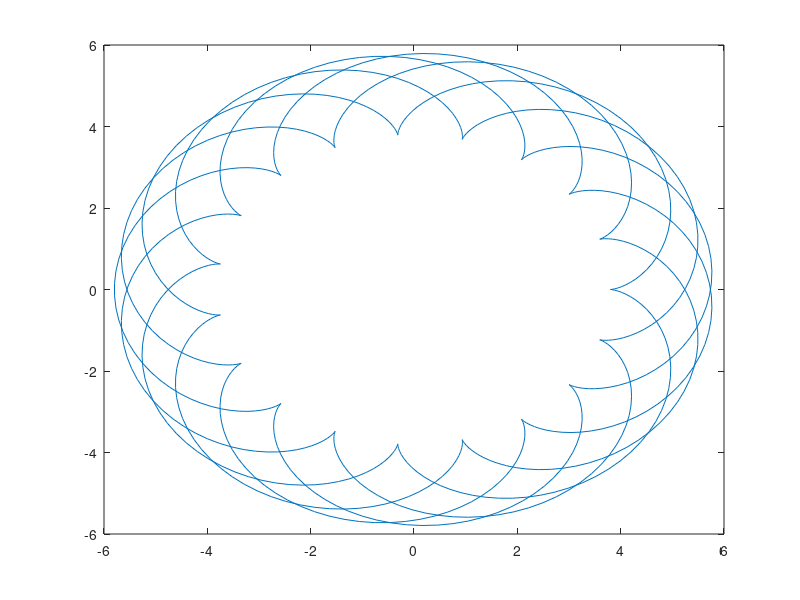

Write MATLAB code to recreate this figure.
#exercise 3
#{ x(t)=(R+r)cos t - r cos((R/r+1)t)
#{ y(t)=(R+r)sin t - r sin((R/r+1)t)
#t belongs to [0,10pi]

R=3.8;r=1;
t=linspace(0,10*pi,1000);
x=(R+r)*cos(t)-r*cos((R/r+1)*t);
y=(R+r)*sin(t)-r*sin((R/r+1)*t);
plot(x,y)
